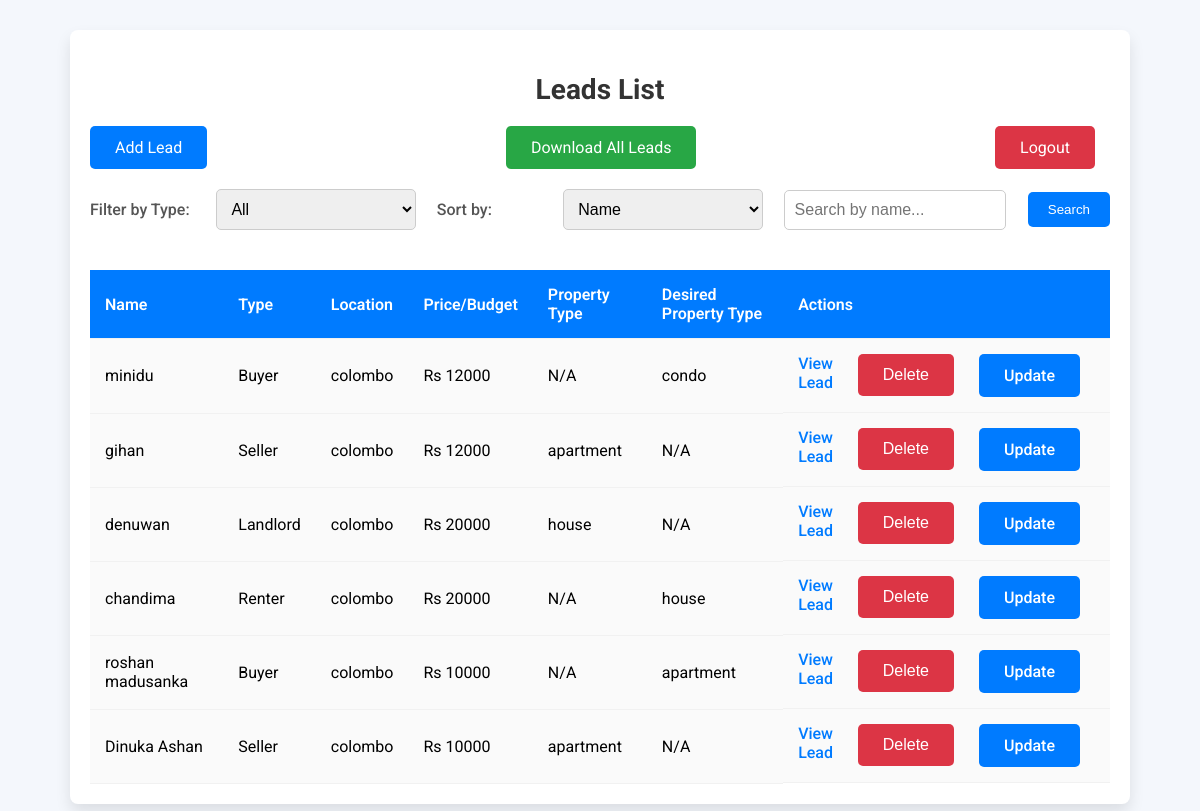
The page /leads/ on the database as committed earlier.
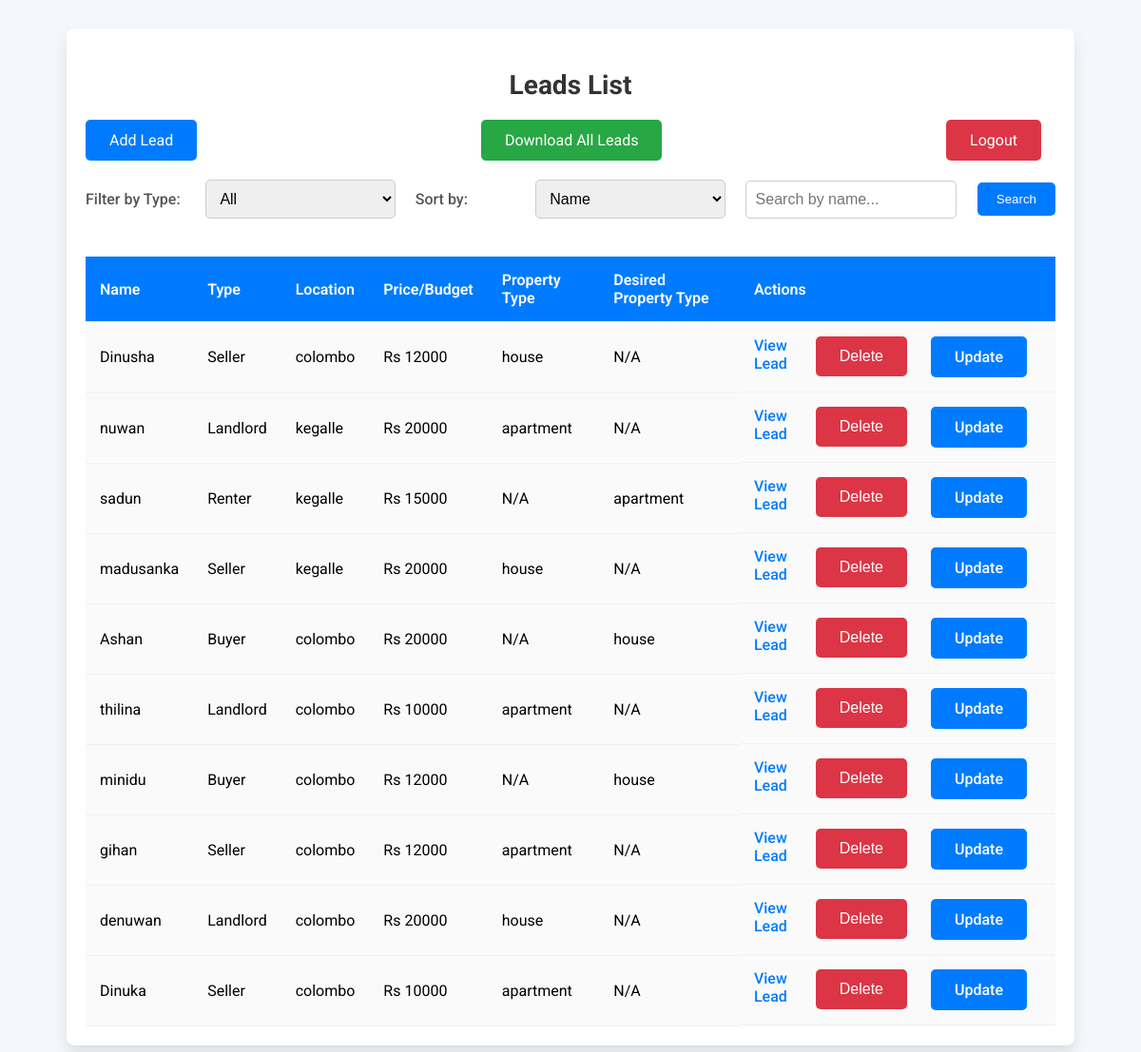
The same page on the database as committed later.
### leads/models.py (models this page shows, shortened)
class Lead(models.Model):
    LEAD_TYPES = [
        ('seller', 'Seller'),
        ('buyer', 'Buyer'),
        ('renter', 'Renter'),
        ('landlord', 'Landlord'),
    ]
    PROPERTY_TYPES = [
        ('apartment', 'Apartment'),
        ('house', 'House'),
        ('condo', 'Condo'),
    ]
    id = models.UUIDField(primary_key=True, default=uuid.uuid4, editable=False)
    name = models.CharField(max_length=255)
    lead_type = models.CharField(max_length=10, choices=LEAD_TYPES)
    location = models.CharField(max_length=255)
    price = models.IntegerField(null=True, blank=True)
    property_type = models.CharField(max_length=20, choices=PROPERTY_TYPES, null=True, blank=True)
    budget = models.IntegerField(null=True, blank=True)
    desired_property_type = models.CharField(max_length=20, choices=PROPERTY_TYPES, null=True, blank=True)
    rent_budget = models.IntegerField(null=True, blank=True)
    rental_price = models.IntegerField(null=True, blank=True)
    created_at = models.DateTimeField(auto_now_add=True)

### leads/views.py (the view, shortened to what this page needs)
# urls.py: path('leads/', views.lead_list, name='lead_list'),
def lead_list(request):
    leads = Lead.objects.all()
    search_query = request.GET.get('search', '')
    if search_query:
        leads = leads.filter(name__icontains=search_query)
    lead_type = request.GET.get('lead_type', '')
    if lead_type:
        leads = leads.filter(lead_type=lead_type)
    sort_by = request.GET.get('sort_by', '')
    leads = leads.order_by('-created_at')
    return render(request, 'leads/lead_list.html', {
        'leads': leads,
        'search_query': search_query,
        'lead_type': lead_type,
        'sort_by': sort_by,
    })

### leads/templates/leads/lead_list.html (shortened to what this page needs)
<!DOCTYPE html>
<html lang="en">
<head>
</head>
<body>
    <div class="container">
        <h2>Leads List</h2>
        <div class="buttons">
            <a href="{% url 'add_lead' %}" class="btn">Add Lead</a>
            <a href="{% url 'download_leads_excel' %}" class="btn btn-success">
                 Download All Leads
            </a>
           <a href="{% url 'logout' %}" class="btn logout">Logout</a>
        </div>
        <div class="controls">
            <div class="form-group">
                <label for="lead_type">Filter by Type: </label>
                <select name="lead_type" id="lead_type" onchange="filterLeads()">
                    <option value="">All</option>
                </select>
            </div>
            <div class="form-group">
                <label for="sort_by">Sort by: </label>
                <select name="sort_by" id="sort_by" onchange="sortLeads()">
                    <option value="name" {% if sort_by == 'name' %} selected {% endif %}>Name</option>
                </select>
            </div>
            <div class="form-group">
                <input type="text" name="search" value="{{ search_query }}" placeholder="Search by name..." id="searchInput" />
                <button type="button" onclick="searchLeads()">Search</button>
            </div>
        </div>
        <table id="leads-table">
            <thead>
                <tr>
                    <th>Name</th>
                    <th>Type</th>
                    <th>Location</th>
                    <th>Price/Budget</th>
                    <th>Property Type</th>
                    <th>Desired Property Type</th>
                    <th>Actions</th>
                </tr>
            </thead>
            <tbody>
                {% for lead in leads %}
                <tr>
                    <td>{{ lead.name }}</td>
                    <td>{{ lead.lead_type|title }}</td>
                    <td>{{ lead.location }}</td>
                    <td>
                        {% if lead.lead_type == "seller" %}
                            Rs  {{ lead.price }}
                        {% elif lead.lead_type == "buyer" %}
                            Rs  {{ lead.budget }}
                        {% elif lead.lead_type == "renter" %}
                            Rs  {{ lead.rent_budget }}
                        {% elif lead.lead_type == "landlord" %}
                            Rs  {{ lead.rental_price }}
                        {% endif %}
                    </td>
                    <td>
                        {% if lead.lead_type == "seller" %}
                            {{ lead.property_type }}
                        {% elif lead.lead_type == "buyer" %}
                            N/A
                        {% elif lead.lead_type == "renter" %}
                            N/A
                        {% elif lead.lead_type == "landlord" %}
                            {{ lead.property_type }}
                        {% endif %}
                    </td>
                    <td>
                        {% if lead.lead_type == "seller" or lead.lead_type == "landlord" %}
                            N/A
                        {% else %}
                            {{ lead.desired_property_type }}
                        {% endif %}
                    </td>
                    <td class="actions">
                        <a href="{% url 'lead_detail' id=lead.id %}">View Lead</a>
                        <form method="post" action="{% url 'delete-lead' lead.id %}" style="display:inline;">
                            <button type="submit" class="btn logout" onclick="return confirm('Are you sure you want to delete this lead?')">Delete</button>
                        </form>
                        <a href="{% url 'update_lead' lead.id %}" class="btn btn-primary">Update</a>
                    </td>
                </tr>
                {% empty %}
                <tr>
                    <td colspan="7" class="empty-state">No leads available.</td>
                </tr>
                {% endfor %}
            </tbody>
        </table>
    </div>
</body>
</html>

### leads/templates/leads/lead_list.html (style rules this page uses)
body { font-family: 'Roboto', sans-serif; margin: 0; padding: 0; background-color: #f4f7fc; }
.container { width: 85%; margin: 30px auto; padding: 20px; background-color: #fff; border-radius: 8px; box-shadow: 0 8px 15px rgba(0, 0, 0, 0.1); }
h2 { text-align: center; margin-bottom: 20px; color: #333; font-size: 28px; }
.buttons { display: flex; justify-content: space-between; margin-bottom: 20px; }
.btn { padding: 12px 25px; margin-right: 15px; background-color: #007bff; color: white; border: none; border-radius: 5px; font-size: 16px; text-decoration: none; cursor: pointer; transition: background-color 0.3s, transform 0.2s; }
.btn.logout { background-color: #dc3545; }
.btn-success { background-color: #28a745; }
.form-group { display: flex; justify-content: space-between; align-items: center; margin-bottom: 20px; }
.form-group label { font-weight: 500; color: #555; margin-right: 10px; }
.form-group select, .form-group input { padding: 10px; border: 1px solid #ccc; border-radius: 5px; font-size: 16px; width: 200px; }
.form-group button { padding: 10px 20px; background-color: #007bff; color: white; border: none; border-radius: 5px; cursor: pointer; transition: background-color 0.3s; }
.controls { display: flex; justify-content: space-between; gap: 20px; margin-bottom: 20px; }
.controls .form-group { width: 32%; }
table { width: 100%; border-collapse: collapse; margin-top: 20px; }
th, td { padding: 15px; text-align: left; border-bottom: 1px solid #f1f1f1; }
th { background-color: #007bff; color: #fff; font-weight: 600; }
td { background-color: #fafafa; }
td a { color: #007bff; text-decoration: none; font-weight: 500; }
.actions { display: flex; gap: 10px; justify-content: center; }
.actions form { display: inline; }

Rows that differ between the two databases and show on the page:
removed Lead: name "chandima", lead_type "Renter", location "colombo", rent_budget "20000", shows "N/A", desired_property_type "house"
removed Lead: name "roshan madusanka", lead_type "Buyer", location "colombo", budget "10000", shows "N/A", desired_property_type "apartment"
added Lead: name "Dinusha", lead_type "Seller", location "colombo", price "12000", property_type "house", shows "N/A"
added Lead: name "nuwan", lead_type "Landlord", location "kegalle", rental_price "20000", property_type "apartment", shows "N/A"
added Lead: name "sadun", lead_type "Renter", location "kegalle", rent_budget "15000", shows "N/A", desired_property_type "apartment"
added Lead: name "madusanka", lead_type "Seller", location "kegalle", price "20000", property_type "house", shows "N/A"
added Lead: name "Ashan", lead_type "Buyer", location "colombo", budget "20000", shows "N/A", desired_property_type "house"
added Lead: name "thilina", lead_type "Landlord", location "colombo", rental_price "10000", property_type "apartment", shows "N/A"
changed Lead "minidu": desired_property_type "condo" → "house"
changed Lead: name "Dinuka Ashan" → "Dinuka"
